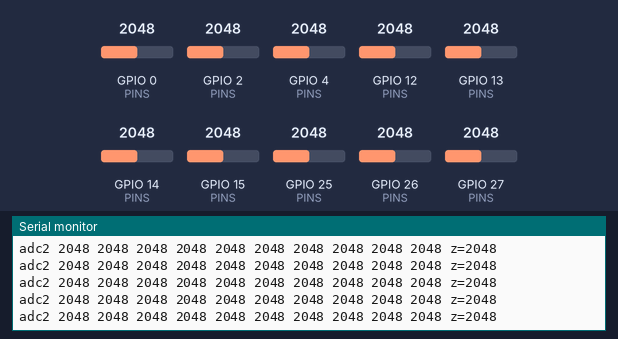
The sketch below on a simulated ESP32. Parts: the last lines printed to the serial monitor. Inputs (shaded band) come from the test bench; at power-on: GPIO 4 (PINS) = 2048, GPIO 0 (PINS) = 2048, GPIO 2 (PINS) = 2048, GPIO 12 (PINS) = 2048, GPIO 13 (PINS) = 2048, GPIO 14 (PINS) = 2048, GPIO 15 (PINS) = 2048, GPIO 25 (PINS) = 2048, GPIO 26 (PINS) = 2048, GPIO 27 (PINS) = 2048 (analog values on the 0–4095 scale).

Above: at 5.7 s.
5.8 s: GPIO 4 (PINS) set to 1046
At 6.5 s:
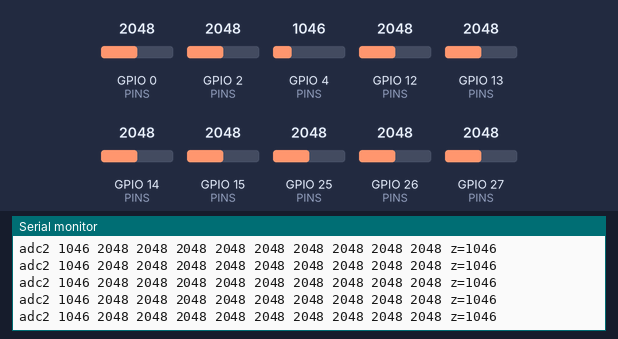
7.3 s: GPIO 4 (PINS) set to 936
At 8.3 s:
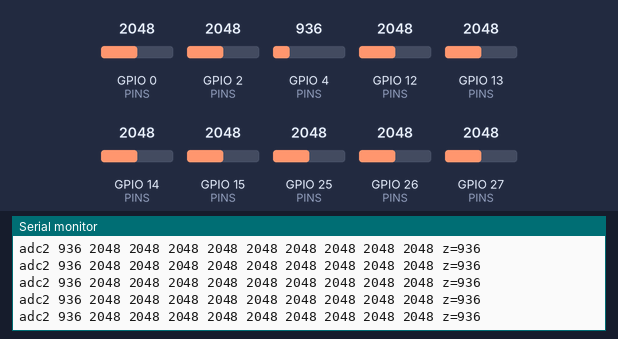
Timing chart, 0 to 10.3 s (numbered marks = the images above; inputs shaded):
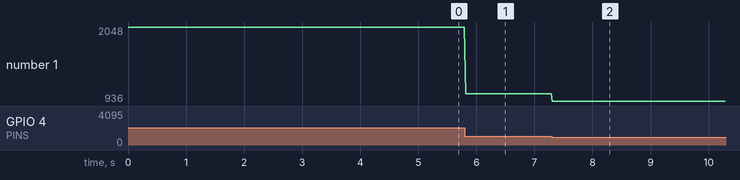

The sketch:

adc2-read.ino
```cpp
// adc2-read (ESP32) — tests assert (BT162): every 20 ms a line "adc2 <ten readings> z=<GPIO4 at
// 0 dB>" — analogRead (12 bits, 11 dB) on ADC2's channels in order: GPIO4, 0, 2, 15, 13, 12, 14, 27,
// 25, 26 (CH0–CH9). With the idealized linear model 1.65 V reads 2048 (±3); 0.55 V at 0 dB reads 2048.
// No WiFi here: on a board WiFi takes ADC2 (see adc2-wifi).
const uint8_t PINS[] = {4, 0, 2, 15, 13, 12, 14, 27, 25, 26};

void setup() {
  Serial.begin(115200);
}

void loop() {
  analogReadResolution(12);
  Serial.print("adc2");
  for (uint8_t pin : PINS) {
    analogSetPinAttenuation(pin, ADC_11db);
    Serial.printf(" %d", analogRead(pin));
  }
  analogSetPinAttenuation(4, ADC_0db);
  Serial.printf(" z=%d\n", analogRead(4));
  delay(20);
}
```

Measured:
- after the input at 5.8 s, the serial monitor: prints a new line at once (image 1)
- after the input at 7.3 s, the serial monitor: prints a new line at once (image 2)
- plotted number 1: 2048 → 1046 after the input at 5.8 s, 1046 → 936 after the input at 7.3 s
